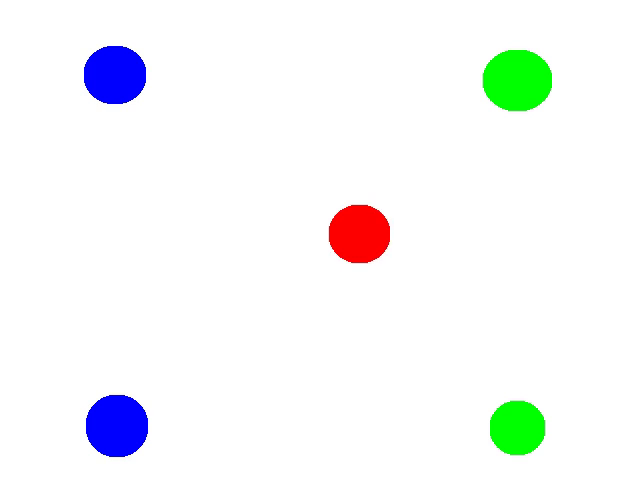
#> input picture frame 9 of media/bounce.mp4, 640 x 480 px
$ python goalie.py   (Python 2 division)
#> lines starting #> are read from the running program, lines starting #| are printed output that depends on the picture; after the words box and inside, x2 and y2 are one past the last pixel; in counts of white or black regions, pixels touching at a corner belong together
### tracker.py
"""
@file tracker.py

@brief Contains the BallTracker class.

The BallTracker class has functions for tracking and displaying circles for
a given frame. Cirles can be tracked, as well as the 'robot.' The robot isd
denoted as a set of two circles with an axis between them.

@author Neil Jassal
"""

import heapq # built-in packages

import numpy as np # 3rd party packages
import cv2 as cv2
from IPython import embed

import colors # application-specific
import shapes

class BallTracker:
  """
  Used to track a given number of circular objects with respect to a robot
  system. The system is assumed to be as follows, with each type of object or
  system component having a unique color.

  1 - uniquely colored circle representing the robot (R)
  2 - circles on the bounds of the robot's axis of motion. The robot can only
    move between these two circles. These are robot markers (M)
  2 - circles representing the opposite ends of the rails. Balls can bounce off
    the rails, and the rails will be specified as two lines (on either side of
    the system) from the robot markers. (L)
  3 - circles representing the objects to track. Trackable objects can be of
    multiple colors, but this list of colors must be specified (O)

  Using the convention of robot (R), markers (M), rails (L) and objects (O),
    a sample setup could be approximated below. The '|' symbols represent the
    rails over which the objects can bounce off of

    M     R         M
    |               |
    |   O           |
    |               |
    |           O   |
    |               |
    L               L

  """
  def __init__(self, window_name="Ball Tracking",
    scale=0.5,
    robot_color=colors.White,
    robot_marker_color=colors.Red,
    rail_color=colors.Green,
    track_colors=[colors.Blue],
    radius=10,
    num_objects = 1,
    debug=0):
    """
    @brief inits default tracking parameters

    @param scale Webcam frame gets scaled by this much (0 to 1).
    @param robot_color The color (from colors.py) of the robot itself
    @param robot_marker_color The color of the axis ends of the robot
    @param rail_color The color of the opposite endpoints of the rail
    @param track_colors List of colors (from colors.py) to be tracked.
    @param radius The min radius circle to be detected
    @param num_objects The number of objects to detect.
    @param debug enable debug mode
    """

    # if robot marker and track color are the same, won't be able to tell apart
    if robot_marker_color in track_colors or robot_color in track_colors:
      print 'Some markers are the same color. Ensure robot, markers, rails and objects all have unique colors'
      exit()

    self.window_name = window_name
    self.scale = scale

    self.num_objects = num_objects

    self.robot_color = robot_color
    self.robot_marker_color = robot_marker_color
    self.rail_color = rail_color
    self.track_colors = track_colors

    self.radius = radius

    self.debug = debug


  def setup_frame(self, frame, w=None, h=None, scale=0.5, blur_window=11):
    """
    @brief Rescales and blurs frame for clarity and faster operations

    @param frame The frame to be operated on and returned
    @param w Value in pixels for scaled frame width
    @param h Value in pixels for scaled height width
    @param scale The frame will be scaled multiplicatively by this much (0-1)
    @param blur_window The window size used for the median blur

    The scale parameter is only used if w or h are not supplied. If w and h
    are supplied, the frame will be resized to the specific size wxh

    @return The updated frame
    @return The updated frame blurred and in hsv
    """
    if w is not None and h is not None: # use specified (w,h)
      frame = cv2.resize(frame, (w,h), cv2.INTER_NEAREST)
    else: # use default/specified scale
      # scale argument is a tuple, not two separate arguments (w, h)
      h_scaled,w_scaled = tuple(scale * np.asarray(frame.shape[:2]))
      frame = cv2.resize(frame, (int(w_scaled), int(h_scaled)),
        cv2.INTER_NEAREST)
    cv2.flip(src=frame,dst=frame, flipCode=1) # flip over y for visual clarity

    blur = cv2.GaussianBlur(frame, (blur_window,blur_window), 0) # -0 frames
    img_hsv = cv2.cvtColor(blur, cv2.COLOR_BGR2HSV)
    return frame, img_hsv


  ################ OBJECT DETECTION FUNCTIONS ######################
  def find_circles(self, img_hsv, colors,
    num_objects):
    """
    @brief Finds circle(s) in the frame based on input params, displays
    on-screen

    Detects circles of the given minimum radius, displays a circle around them
    and the centroid of each.

    @param img_hsv The frame in HSV to detect circles in
    @param colors The list of colors to be tracked
    @param num_objects The number of objects to detect

    @return circle_list List of detected circles (x,y,radius,center)
    """
    circle_list = []

    # if no colors specified, return empty
    if colors == []:
      return circle_list

    for color in colors:
      # Mask with range of HSV values, uses both color bounds and combines.
      # Erode and dilate to reduce noise
      mask = cv2.bitwise_or(
        cv2.inRange(img_hsv, color.lower0, color.upper0),
        cv2.inRange(img_hsv, color.lower1, color.upper1))
      mask = cv2.erode(mask, None, iterations=2)
      mask = cv2.dilate(mask, None, iterations=2)

      # destructive, so copy mask if needed later
      cnts = cv2.findContours(mask, cv2.RETR_EXTERNAL,
        cv2.CHAIN_APPROX_SIMPLE)[-2]

      # only proceed if at least one contour found
      if len(cnts) > 0:
        # find largest N contours in mask, then use it to compute min enclosing
        # circle and centroid
        contours = heapq.nlargest(num_objects, cnts,
          key=cv2.contourArea)
        for c in contours:
          ((x,y), radius) = cv2.minEnclosingCircle(c)
          # only proceed if radius meets certain size
          if radius > self.radius:
            M = cv2.moments(c)
            # if divide by 0 will occur, skip circle
            if int(M["m00"]) is not 0:
              centroid = (int(M["m10"] / M["m00"]), int(M["m01"] / M["m00"]))
              circle = shapes.Circle(x=int(x), y=int(y),
                radius=int(radius), centroid=centroid)
              circle_list.append(circle)

    # get the n largest circles, n being num_objects
    circle_list = heapq.nlargest(num_objects, circle_list,
      key=lambda s: s.radius)

    return circle_list


  def find_robot(self, img_hsv):
    """
    @brief Finds the circle representing the robot itself

    @param img_hsv The HSV image to find the robot in

    @return A single circle object representing the robot position
    """
    if self.robot_color is None:
      return []

    robot_pos = self.find_circles(img_hsv, colors=[self.robot_color],
      num_objects=1)

    if len(robot_pos) < 1:
      return None
    robot_pos[0].color = colors.Magenta # display robot circle as cyan
    return robot_pos[0]

  def find_robot_markers(self, img_hsv):
    """
    @brief Finds the robot axis markers of the specified color

    Only finds two objects. Robot has 1 axis of motion, so distinct circles
    represent the axis. Expects 2 objects

    @param img_hsv The HSV image to find robot in
    @param color The color to detect

    @return robot_pos A list of the two circle objects for a robot
    """
    if self.robot_marker_color is None:
      return []

    # Find two circles for the axis markers
    robot_pos = self.find_circles(img_hsv, colors=[self.robot_marker_color],
      num_objects=2)
    if len(robot_pos) < 2:
      return []
    else:
      robot_pos[0].color = colors.Red # set robot circle display color
      robot_pos[1].color = colors.Red
      return robot_pos

  def find_robot_system(self, img_hsv):
    """
    @brief Finds the robot and the robot markers

    Wrapper for find_robot_markers and find_robot

    @param img_hsv The HSV image to find robot in

    @return robot The Circle object representing the robot
    @return robot_axis 2-elem list of Circle objects for the robot axis markers
    """
    robot = self.find_robot(img_hsv.copy())
    robot_axis = self.find_robot_markers(img_hsv.copy())
    return robot, robot_axis


  # [34 lines left out: function get_rails, not called in this run]


### shapes.py
"""
@file Shapes.py

@brief Contains classes for shapes, used for location and display

Currently contains classes for:
  Point
  Circle
  Line

@author Neil Jassal
"""
import math

import colors


class Point:
  # [10 lines left out: function __init__, not called in this run]

class Circle:
  def __init__(self, x=0, y=0, radius=0, centroid=(0,0), color=colors.Green):
    """
    @brief Sets up initial parameters

    @param x The x coordinate of the circle center. From finding minimum
      enclosing circle.
    @param y the y coordinate of the circle center. From finding minimum
      enclosing circle.
    @param radius The radius of the circle
    @param center A tuple of (x,y) coordinates of the centroid. Comes from
      calcuation of centroid using moments.
    @param color The display color for the circle
    """
    self.x = x
    self.y = y
    self.coord = (x,y)
    self.radius = radius
    self.centroid = centroid
    self.color = color


class Line:
  # [39 lines left out: function __init__, not called in this run]

### fps.py
"""
@file fps.py

@brief Contains the FPS class to track frames-per-second

Tracks FPS by timing the duration between a set number of frames.
FPS = # of frames / time between frames

@author Neil Jassal
"""
import time

import cv2

import colors

class FPS:
  def __init__(self, num_frames=40, color=colors.Green):
    """
    @brief Initializes parameters

    @param num_frames The number of frames to average fps over
    @param color The color to draw the frame in
    """
    self.count = 0
    self.old_time = 0
    self.fps_val = 0
    self.fps_str = ''
    self.font = cv2.FONT_HERSHEY_SIMPLEX # no idea what font this is

    self.num_frames = 40
    self.color = color

  def start_iteration(self):
    """
    @brief To be run at the beginning of every loop/frame start_iteration

    Starts the timer
    """
    if self.count is 0:
      self.old_time = time.time()


  # [30 lines left out: functions get_fps, display, not called in this run]

### trajectory.py
"""
@file trajectory.py

@brief Contains trajectory class used to predict object trajectories

Uses Points locations from n-previous frames to approximate a line of the
current object trajectory. Trajectory estimation is using numpy.polyfit with
a dimension of 1. Trajectories are created in the direction of the robot_axis

For multiple bounces, trajectory estimation will produce a list of Line objects
representing each 'bounce.' The last element of this list is the line of the
final predicted trajectory (after n bounces)

Note that a larger number of frames means a slower reaction - prediction will
not occur until n frames have been added to the list.

If an object is stationary, noise in the video or location feed may cause
noisy points to be added, resulting in incorrect and/or highly skewed best fit
lines.

The trajectory planner will also not directly handle switching to a new object
to track for the goalie. A few frames of noise (n frames) will occur while the
old location points are in the list with the newer ones.

Standard usage for a 3-frame best fit model (pseudocode example)::

planner = TrajectoryPlanner(3)
while True:
  frame = get_video_frame()
  point = frame.get_object_location() # point is a shapes.Point object
  # Every frame, add the newest point
  planner.add_point(point)
  # Returns None until 3 frames have been added, then returns shapes.Line
  traj = planner.get_trajectory()

@author Neil Jassal
"""
import math

import cv2 # 3rd party imports
import numpy as np
from IPython import embed

import shapes
import colors
import utils

class TrajectoryPlanner:
    def __init__(self, frames=5, bounce=0, walls=[], robot_axis=None):
      """
      @brief Initializes parameters

      @param frames The number of previous points to fit the trajectory to
      @param bounces How many bounces off of walls to predict
      @param walls A list of Line objects representing walls to bounce off of
      @param robot_axis The robot axis to be used
      """
      self.num_frames = frames
      self.bounce = bounce

      ######## SCENE DEFINITION PARAMETERS #########
      # Line objects representing walls for bounce prediction
      self.walls = walls
      # Line representing robot axis
      self.robot_axis = robot_axis

      ######### BEST FIT PARAMETERS ########
      # Index of most recent frame in pt_list. Iterated with modulo operator
      # to wrap properly and always use
      self.index = None
      self.pt_list = [None] * self.num_frames # list of Points
      # Separate x and y list are kept for convenience when fitting line
      self.x_list = [None] * self.num_frames  # list of x-values for best fit
      self.y_list = [None] * self.num_frames # list of y-values for best fit

      self.curr_index = None # Index of most recent point
      self.last_index = None # Index of oldest point

      ######## OUTPUT PARAMETERS ########
      # The final line of the trajectory, extending to the robot axis
      self.traj = None
      # List of lines representing all bounces of the trajectory prediction
      self.traj_list = []

      self.debug_line=None
      self.debug_pt = None


    # [223 lines left out: functions add_point, add_wall, add_walls, get_best_fit_line, get_trajectory_list, get_trajectory and 1 more, not called in this run]

### goalie.py
"""
@file goalie.py

@brief Main script for tracking, displaying and moving robot

@author Neil Jassal
"""
import time # for fps counter

import cv2
import numpy as np
from IPython import embed # debugging

import colors # application specific
import shapes
import utils
import tracker as bt
import graphics as gfx
from fps import FPS
from trajectory import TrajectoryPlanner


def stream(tracker, camera=0):
  """
  @brief Captures video and runs tracking and moves robot accordingly

  @param tracker The BallTracker object to be used
  @param camera The camera number (0 is default) for getting frame data
    camera=1 is generally the first webcam plugged in
  """
  # create video capture object for
  #cap = cv2.VideoCapture(camera)
  #cap = cv2.VideoCapture('media/goalie-test.mov')
  cap = cv2.VideoCapture('media/bounce.mp4')

  cv2.namedWindow(tracker.window_name)

  # create trajectory planner object
  planner = TrajectoryPlanner(frames=4, bounce=1)

  # create FPS object for frame rate tracking
  fps_timer = FPS()

  while(True):
    # start fps timer
    fps_timer.start_iteration()

    ######## CAPTURE AND PROCESS FRAME ########
    #frame = cv2.imread('media/rails-1.png', 1) # for image testing
    ret, frame = cap.read()
    if ret is False:
      print 'Frame not read'
      exit()

    # resize to 640x480, flip and blur
    frame,img_hsv = tracker.setup_frame(frame=frame, w=640,h=480,
      scale=1, blur_window=15)


    ######## TRACK OBJECTS ########
    # use the HSV image to get Circle objects for robot and objects.
    # object_list is list of Circle objects found.
    # robot is single Circle for the robot position
    # robot_markers is 2-elem list of Circle objects for robot markers
    object_list = tracker.find_circles(img_hsv.copy(), tracker.track_colors,
      tracker.num_objects)
    robot, robot_markers = tracker.find_robot_system(img_hsv)
    walls = tracker.get_rails(img_hsv, robot_markers, colors.Yellow)
    planner.walls = walls

    # Get the line/distances between the robot markers
    # robot_axis is Line object between the robot axis markers
    # points is list of Point objects of closest intersection w/ robot axis
    # distanes is a list of distances of each point to the robot axis
    robot_axis = utils.line_between_circles(robot_markers)
    points, distances = utils.distance_from_line(object_list, robot_axis)
    planner.robot_axis = robot_axis

    ######## TRAJECTORY PLANNING ########
    # get closest object and associated point, generate trajectory
    closest_obj_index = utils.min_index(distances) # index of min value
    closest_line = None
    if closest_obj_index is not None:
      closest_obj = object_list[closest_obj_index]
      closest_pt = points[closest_obj_index]
      # only for viewing, eventually won't need this one (only display traj)
      closest_line = utils.get_line(closest_obj, closest_pt) # only for viewing

      planner.add_point(closest_obj)


    # Get trajectory line between closest object and its' point of intersection
    # on the robot axis
    traj_list = planner.get_trajectory_list(colors.Cyan)
    traj = planner.traj


    ######## ANNOTATE FRAME FOR VISUALIZATION ########
    frame = gfx.draw_lines(img=frame, line_list=walls)

    frame = gfx.draw_robot_axis(img=frame, line=robot_axis) # draw axis line
    frame = gfx.draw_robot(frame, robot) # draw robot
    frame = gfx.draw_robot_markers(frame, robot_markers) # draw markers

    frame = gfx.draw_circles(frame, object_list) # draw objects

    # eventually won't need to print this one
    frame = gfx.draw_line(img=frame, line=closest_line) # closest obj>axis

    # draw full set of trajectories, including bounces
    frame = gfx.draw_lines(img=frame, line_list=traj_list)
    frame = gfx.draw_line(img=frame, line=traj)
    frame=gfx.draw_line(frame,planner.debug_line)


    ######## FPS COUNTER ########
    fps_timer.get_fps()
    fps_timer.display(frame)

    ######## DISPLAY FRAME ON SCREEN ########
    cv2.imshow(tracker.window_name,frame)
    # quit by pressing q
    if cv2.waitKey(1) & 0xFF == ord('q'):
      break

  # release capture
  cap.release()
  cv2.destroyAllWindows()


def main():
  """
  @brief Initializes the tracker object and runs goalie script
  """
  robot_marker_color = colors.Blue
  robot_color = colors.White
  rail_color = colors.Green
  track_colors = [colors.Red]
  tracker = bt.BallTracker(
    window_name="Robot Goalie Tracking Display",
    robot_color=robot_color,
    robot_marker_color=robot_marker_color,
    rail_color=rail_color,
    track_colors=track_colors,
    radius=13,
    num_objects = 2)

  stream(tracker, camera=0) # begin tracking and object detection
#> in stream, frame is the input picture: shape (480, 640, 3); mean B, G, R 247.6, 247.5, 245.1
#> in setup_frame, `cv2.flip(src=frame,dst=frame, flipCode=1)`:
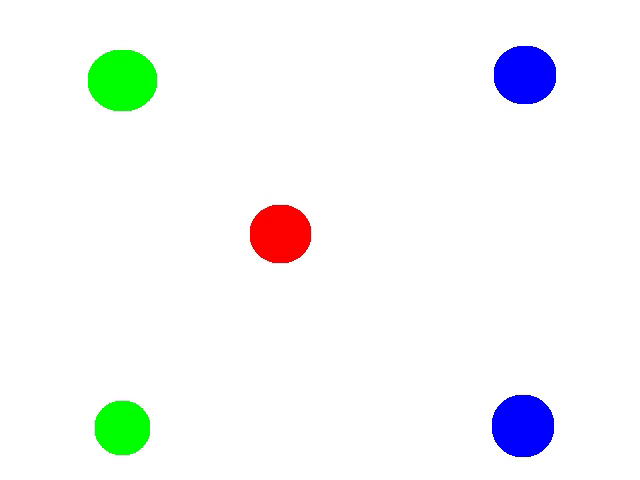
#> frame: shape (480, 640, 3); 8.59% of pixels changed, all inside (x1, y1, x2, y2) = (80, 40, 560, 464)
#> the loop in find_circles, `for color in colors:` made 1 pass
#> pass 1, in find_circles, `mask = cv2.bitwise_or( cv2.inRange(img_hsv, color.lower0, color.upper0..`:
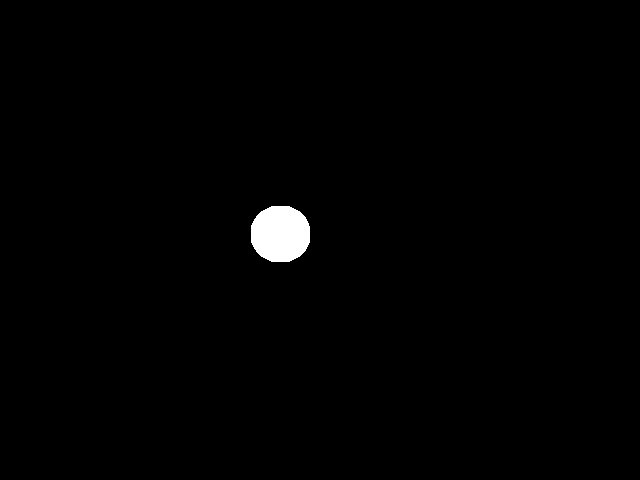
#> mask: shape (480, 640); 0.89% white; 1 white region, box (x1, y1, x2, y2) and area: (251, 206, 310, 262) 2721
#> pass 1, in find_circles, `mask = cv2.erode(mask, None, iterations=2)`:
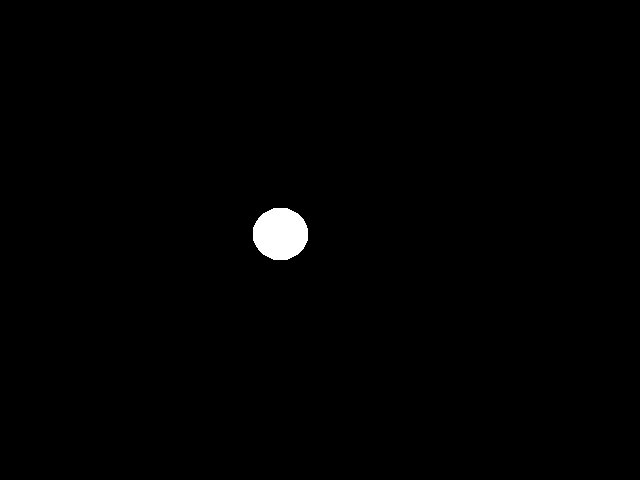
#> mask: shape (480, 640); 0.74% white; 1 white region, box (x1, y1, x2, y2) and area: (253, 208, 308, 260) 2277
#> after the loop in find_circles, `for color in colors:`: circle_list = 1 item
#> the loop in find_circles (call 2), `for color in colors:` made 1 pass
#> contours on pass 1: [[[0, 0], [0, 479], [639, 479], [639, 0]]]
#> pass 1, in find_circles (call 2), `mask = cv2.bitwise_or( cv2.inRange(img_hsv, color.lower0, color.upper0..`:
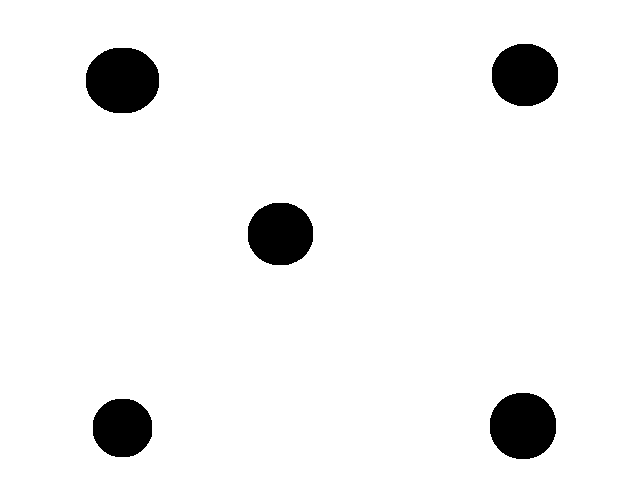
#> mask: shape (480, 640); 94.6% white; 5 black regions, box (x1, y1, x2, y2) and area: (86, 48, 159, 113) 3841, (490, 393, 556, 459) 3513, (492, 44, 558, 106) 3309, (248, 203, 313, 265) 3270, (93, 399, 152, 457) 2780
#> pass 1, in find_circles (call 2), `mask = cv2.erode(mask, None, iterations=2)`:
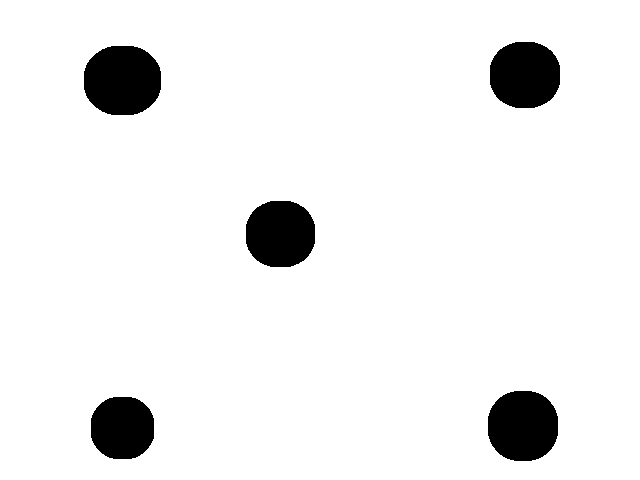
#> mask: shape (480, 640); 93.7% white; 5 black regions, box (x1, y1, x2, y2) and area: (84, 46, 161, 115) 4409, (488, 391, 558, 461) 4057, (490, 42, 560, 108) 3837, (246, 201, 315, 267) 3794, (91, 397, 154, 459) 3264
#> the loop in find_circles (call 3), `for color in colors:` made 1 pass
#> pass 1, in find_circles (call 3), `mask = cv2.bitwise_or( cv2.inRange(img_hsv, color.lower0, color.upper0..`:
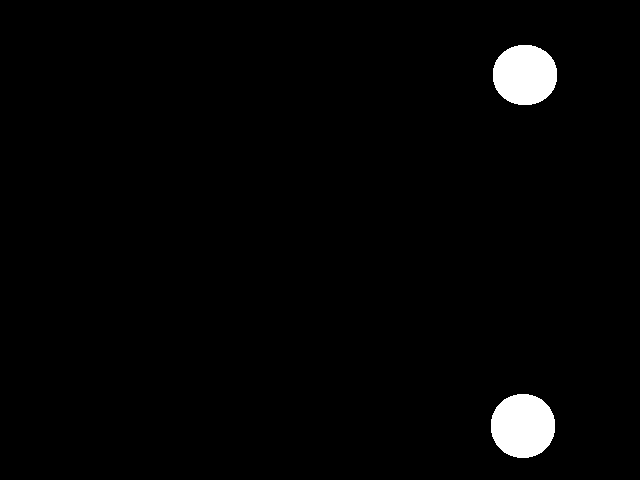
#> mask: shape (480, 640); 2.1% white; 2 white regions, box (x1, y1, x2, y2) and area: (491, 394, 555, 458) 3268, (493, 45, 557, 105) 3090
#> pass 1, in find_circles (call 3), `mask = cv2.erode(mask, None, iterations=2)`:
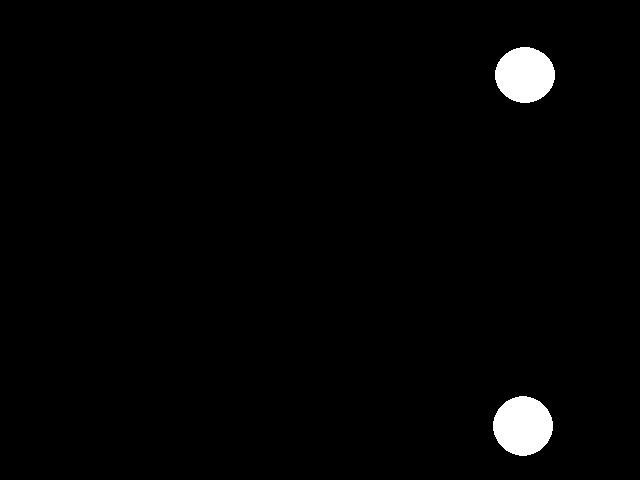
#> mask: shape (480, 640); 1.8% white; 2 white regions, box (x1, y1, x2, y2) and area: (493, 396, 553, 456) 2772, (495, 47, 555, 103) 2610
#> after the loop in find_circles (call 3), `for color in colors:`: circle_list = 2 items


if __name__ == "__main__":
#> (the run stopped early here; a loop or call above may not have finished)
